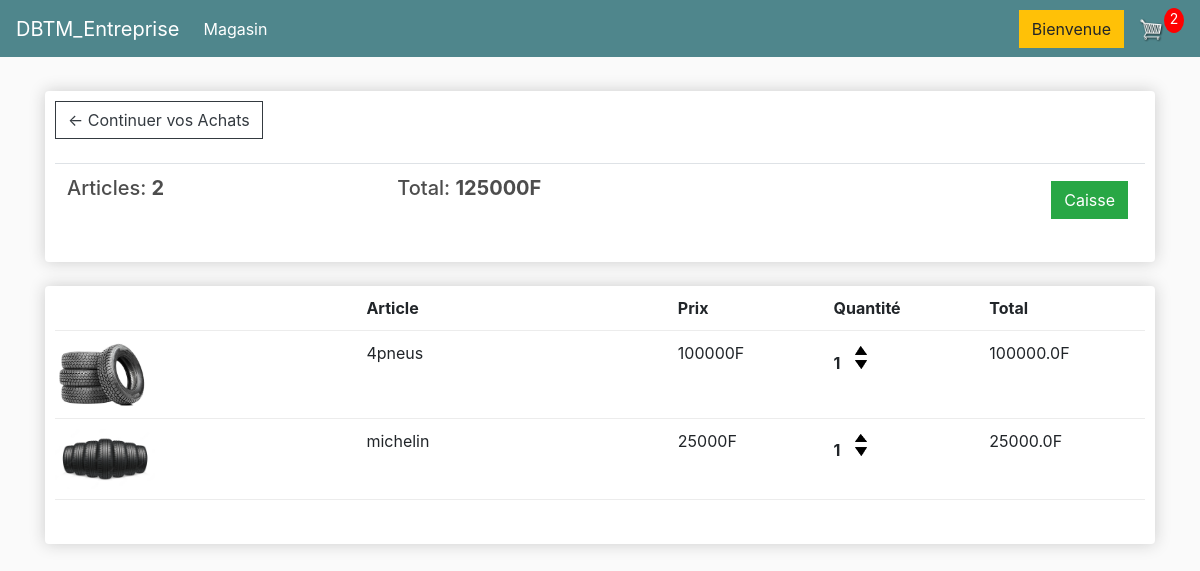
/cart/ (signed in), run on an earlier commit of the app's database.
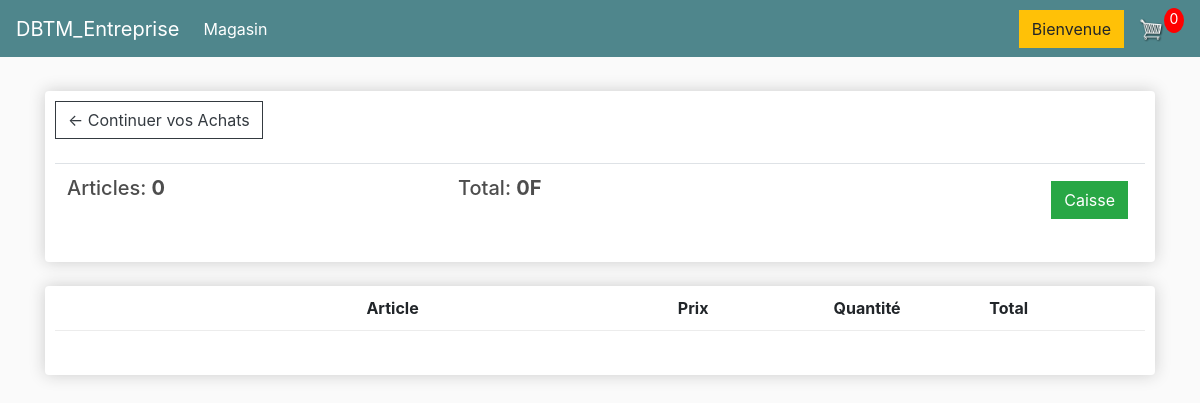
And on a later commit of the database.
### store/models.py (models this page shows, shortened)
class Order(models.Model):
    customer = models.ForeignKey(Customer, on_delete=models.SET_NULL,blank=True,null=True)
    date_orderd = models.DateTimeField(auto_now_add=True)
    complete = models.BooleanField(default=False,null=True,blank=False)
    transaction_id = models.CharField(max_length=200, null=True)
    @property
    def get_cart_total(self):
        orderitems = self.orderitem_set.all()
        total = sum([item.get_total for item in orderitems])
        return total
    @property
    def get_cart_items(self):
        orderitems = self.orderitem_set.all()
        total = sum([item.quantity for item in orderitems])
        return total

class OrderItem(models.Model):
    product = models.ForeignKey(Product, on_delete=models.SET_NULL,blank=True,null=True)
    order = models.ForeignKey(Order, on_delete=models.SET_NULL,blank=True,null=True)
    quantity = models.IntegerField(default=0,null=True,blank=True)
    date_added = models.DateTimeField(auto_now_add=True)
    @property
    def get_total(self):
        total = self.product.price * self.quantity
        return total

class Product(models.Model):
    name = models.CharField(max_length=200, null=True)
    price = models.FloatField()
    digital = models.BooleanField(default=False, null=True, blank=False)
    image = models.ImageField(null=True,blank=True)
    @property
    def imageURL(self):
        try:
            url = self.image.url
        except:
            url = ''
        return url

### store/views.py (the view)
# urls.py: path('cart/', views.cart, name="cart"),
def cart(request):
     data = cartData(request)
     cartItems = data['cartItems']
     order = data['order']
     items = data['items']
     context = {'items':items, 'order':order, 'cartItems':cartItems}
     return render(request, 'store/cart.html', context)

### store/utils.py (called while the page is built)
def cartData(request):
    if request.user.is_authenticated:
          customer = request.user.customer
          order , created = Order.objects.get_or_create(customer=customer, complete=False)
          items = order.orderitem_set.all()
          cartItems = order.get_cart_items
    else:
          cookieData = cookieCart(request)
          cartItems = cookieData['cartItems']
          order = cookieData['order']
          items = cookieData['items']
    return {'cartItems':cartItems, 'order':order, 'items':items}

### store/templates/store/cart.html
{% extends 'store/main.html' %}
{% load static %}
{% block content %}
<div class="row">
	<div class="col-lg-12">
        <div class="box-element">
            <a  class="btn btn-outline-dark" href="{% url 'store' %}">&#x2190; Continuer vos Achats </a>
            <br>
            <br>
            <table class="table">
                <tr>
                    <th><h5>Articles: <strong>{{order.get_cart_items}}</strong></h5></th>
                    <th><h5>Total: <strong>{{order.get_cart_total|floatformat:0}}F</strong></h5></th>
                    <th>
                        <a  style="float:right; margin:5px;" class="btn btn-success" href="{% url 'checkout' %}">Caisse</a>
                    </th>
                </tr>
            </table>
        </div>
        <br>
		<div class="box-element">
            <div class="cart-row">
                <div style="flex:2"></div>
                <div style="flex:2"><strong>Article</strong></div>
                <div style="flex:1"><strong>Prix</strong></div>
                <div style="flex:1"><strong>Quantité</strong></div>
                <div style="flex:1"><strong>Total</strong></div>
            </div>
            {% for item in items %}
            <div class="cart-row">
                <div style="flex:2"><img class="row-image" src="{{item.product.imageURL}}"></div>
                <div style="flex:2"><p>{{item.product.name}}</p></div>
                <div style="flex:1"><p>{{item.product.price|floatformat:0}}F</p></div>
                <div style="flex:1">
                    <p class="quantity">{{item.quantity}}</p>
                    <div class="quantity">
                        <img data-product="{{item.product.id}}" data-action="add" class="chg-quantity update-cart" src="{% static  'images/arrow-up.png' %}">
                        <img data-product="{{item.product.id}}" data-action="remove" class="chg-quantity update-cart" src="{% static  'images/arrow-down.png' %}">
                    </div>
                </div>
                <div style="flex:1"><p>{{item.get_total}}F</p></div>
            </div>
            {% endfor %}
		<br>
	</div>
</div>
{% endblock content %}

What changed in the data, as far as the page shows it:
no longer on this page (row edited): Order: get_cart_items "2", get_cart_total "125000"
no longer on this page (row unchanged): OrderItem: product.imageURL (picture), product.name "4pneus", product.price "100000", quantity "1", get_total "100000.0"
no longer on this page (row unchanged): OrderItem: product.imageURL (picture), product.name "michelin", product.price "25000", quantity "1", get_total "25000.0"
added Order: get_cart_items "0", get_cart_total "0"
Also different on the page:
{{ cartItems }}: "2" → "0"
